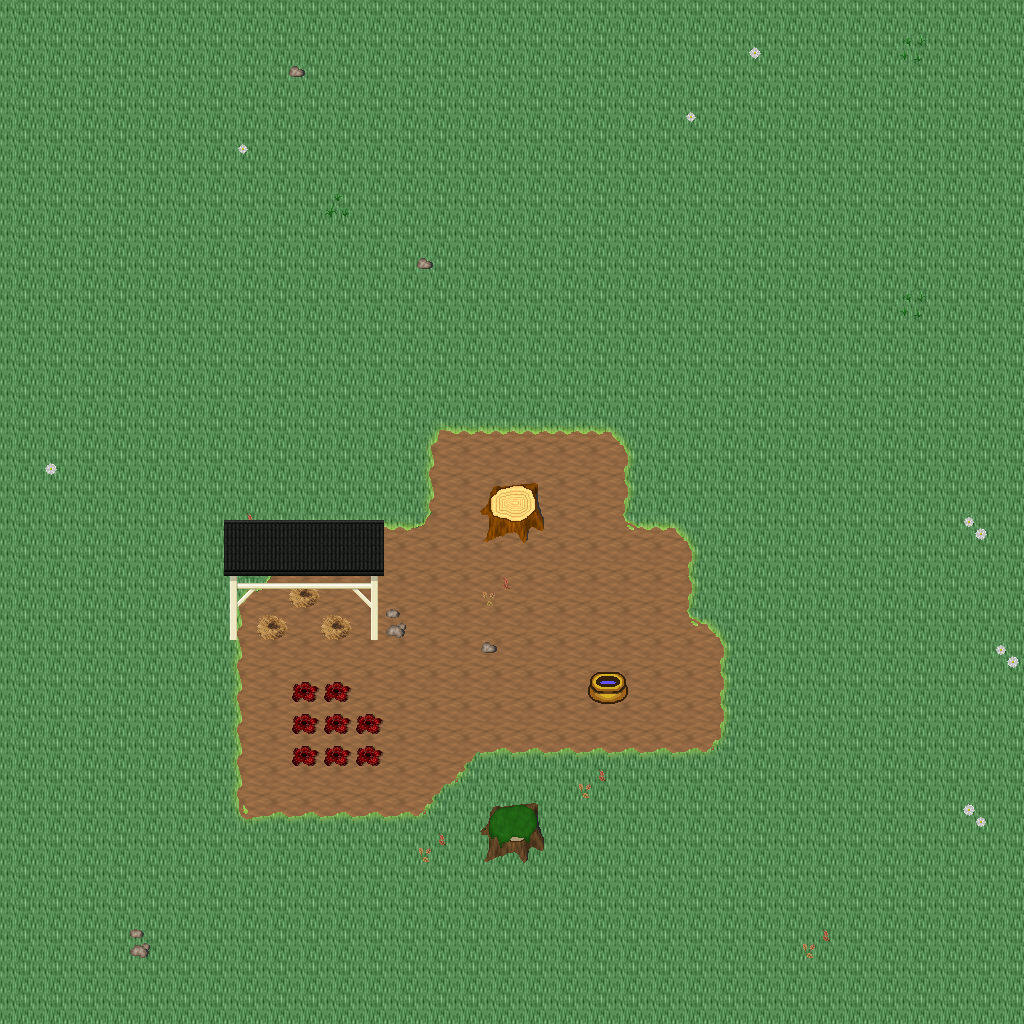

A 2D game scene composited from a Tiled map and its tileset images. What follows is a short description and the map's XML, with each tile layer's data collapsed to a summary:
An orthogonal 32x32 tile map with 32x32 px tiles, 5 tile layers (Ground, Objects, Objects2, Above, ...), 1 hidden layer not drawn, 35 tilesets.

<map version="1.10" tiledversion="1.11.0" orientation="orthogonal" renderorder="right-down" width="32" height="32" tilewidth="32" tileheight="32" infinite="0" nextlayerid="11" nextobjectid="1">
 <tileset firstgid="1" name="ground_ground" tilewidth="32" tileheight="32" tilecount="33" columns="3">
  <image source="../drawable/ground_ground.png" width="96" height="352" />
 </tileset>
 <tileset firstgid="34" name="ground_ice_ice" tilewidth="32" tileheight="32" tilecount="3" columns="3">
  <image source="../drawable/ground_ice_ice.png" width="96" height="32" />
 </tileset>
 <tileset firstgid="37" name="plant_flower_daisy_white" tilewidth="32" tileheight="32" tilecount="8" columns="2">
  <image source="../drawable/plant_flower_daisy_white.png" width="64" height="128" />
 </tileset>
 <tileset firstgid="45" name="ground_rock_pebbles" tilewidth="32" tileheight="32" tilecount="3" columns="1">
  <image source="../drawable/ground_rock_pebbles.png" width="32" height="96" />
 </tileset>
 <tileset firstgid="48" name="plant_grasses" tilewidth="32" tileheight="32" tilecount="6" columns="3">
  <image source="../drawable/plant_grasses.png" width="96" height="64" />
 </tileset>
 <tileset firstgid="54" name="plant_leaves" tilewidth="32" tileheight="32" tilecount="8" columns="4">
  <image source="../drawable/plant_leaves.png" width="128" height="64" />
 </tileset>
 <tileset firstgid="62" name="ground_grass_edges" tilewidth="32" tileheight="32" tilecount="36" columns="12">
  <image source="../drawable/ground_grass_edges.png" width="384" height="96" />
 </tileset>
 <tileset firstgid="98" name="plant_flower_daisy_yellow" tilewidth="32" tileheight="32" tilecount="8" columns="2">
  <image source="../drawable/plant_flower_daisy_yellow.png" width="64" height="128" />
 </tileset>
 <tileset firstgid="106" name="plant_bush_bushes" tilewidth="32" tileheight="32" tilecount="10" columns="5">
  <image source="../drawable/plant_bush_bushes.png" width="160" height="64" />
 </tileset>
 <tileset firstgid="116" name="plant_stump_stump_brown" tilewidth="32" tileheight="32" tilecount="4" columns="2">
  <image source="../drawable/plant_stump_stump_brown.png" width="64" height="64" />
 </tileset>
 <tileset firstgid="120" name="plant_stump_stump_green" tilewidth="32" tileheight="32" tilecount="4" columns="2">
  <image source="../drawable/plant_stump_stump_green.png" width="64" height="64" />
 </tileset>
 <tileset firstgid="124" name="item_pot_pot_golden" tilewidth="32" tileheight="32" tilecount="4" columns="4">
  <image source="../drawable/item_pot_pot_golden.png" width="128" height="32" />
 </tileset>
 <tileset firstgid="128" name="plant_tree_tree_darkgreen" tilewidth="32" tileheight="32" tilecount="88" columns="8">
  <image source="../drawable/plant_tree_tree_darkgreen.png" width="256" height="352" />
 </tileset>
 <tileset firstgid="216" name="plant_flower_daisy_blue" tilewidth="32" tileheight="32" tilecount="8" columns="2">
  <image source="../drawable/plant_flower_daisy_blue.png" width="64" height="128" />
 </tileset>
 <tileset firstgid="224" name="ground_water_water_bubbles" tilewidth="32" tileheight="32" tilecount="32" columns="8">
  <image source="../drawable/ground_water_water_bubbles.png" width="256" height="128" />
 </tileset>
 <tileset firstgid="256" name="ground_water_pool" tilewidth="32" tileheight="32" tilecount="72" columns="3">
  <image source="../drawable/ground_water_pool.png" width="96" height="768" />
 </tileset>
 <tileset firstgid="328" name="building_castle" tilewidth="32" tileheight="32" tilecount="320" columns="20">
  <image source="../drawable/building_castle.png" width="640" height="512" />
 </tileset>
 <tileset firstgid="648" name="ground_cobbled_paving" tilewidth="32" tileheight="32" tilecount="1" columns="1">
  <image source="../drawable/ground_cobbled_paving.png" width="32" height="32" />
 </tileset>
 <tileset firstgid="649" name="ground_grass_corners" tilewidth="32" tileheight="32" tilecount="24" columns="6">
  <image source="../drawable/ground_grass_corners.png" width="192" height="128" />
 </tileset>
 <tileset firstgid="673" name="building_fence_fence_chunky" tilewidth="32" tileheight="32" tilecount="21" columns="3">
  <image source="../drawable/building_fence_fence_chunky.png" width="96" height="224" />
 </tileset>
 <tileset firstgid="694" name="item_sign_large" tilewidth="32" tileheight="32" tilecount="15" columns="5">
  <image source="../drawable/item_sign_large.png" width="160" height="96" />
 </tileset>
 <tileset firstgid="709" name="building_decoration_fancy_gate" tilewidth="32" tileheight="32" tilecount="12" columns="3">
  <image source="../drawable/building_decoration_fancy_gate.png" width="96" height="128" />
 </tileset>
 <tileset firstgid="721" name="logic_creature_rodent" tilewidth="32" tileheight="32" tilecount="8" columns="8">
  <image source="../drawable/logic_creature_rodent.png" width="256" height="32" />
 </tileset>
 <tileset firstgid="729" name="logic_creature_animal" tilewidth="32" tileheight="32" tilecount="32" columns="8">
  <image source="../drawable/logic_creature_animal.png" width="256" height="128" />
 </tileset>
 <tileset firstgid="761" name="logic_item_mushroom" tilewidth="32" tileheight="32" tilecount="6" columns="6">
  <image source="../drawable/logic_item_mushroom.png" width="192" height="32" />
 </tileset>
 <tileset firstgid="767" name="logic_item_sheepfood" tilewidth="32" tileheight="32" tilecount="1" columns="1">
  <image source="../drawable/logic_item_sheepfood.png" width="32" height="32" />
 </tileset>
 <tileset firstgid="768" name="logic_collision" tilewidth="32" tileheight="32" tilecount="1" columns="1">
  <image source="../drawable/logic_collision.png" width="32" height="32" />
 </tileset>
 <tileset firstgid="769" name="logic_protection" tilewidth="32" tileheight="32" tilecount="2" columns="2">
  <image source="../drawable/logic_protection.png" width="64" height="32" />
 </tileset>
 <tileset firstgid="771" name="ground_green_paving" tilewidth="32" tileheight="32" tilecount="18" columns="3">
  <image source="../drawable/ground_green_paving.png" width="96" height="192" />
 </tileset>
 <tileset firstgid="789" name="item_hen_nest" tilewidth="32" tileheight="32" tilecount="1" columns="1">
  <image source="../drawable/item_hen_nest.png" width="32" height="32" />
 </tileset>
 <tileset firstgid="790" name="logic_item_dairy" tilewidth="32" tileheight="32" tilecount="1" columns="1">
  <image source="../drawable/logic_item_dairy.png" width="32" height="32" />
 </tileset>
 <tileset firstgid="791" name="light_door_light_ew" tilewidth="32" tileheight="32" tilecount="18" columns="6">
  <image source="../drawable/light_door_light_ew.png" width="192" height="96" />
 </tileset>
 <tileset firstgid="809" name="building_barnyard" tilewidth="32" tileheight="32" tilecount="200" columns="8">
  <image source="../drawable/building_barnyard.png" width="256" height="800" />
 </tileset>
 <tileset firstgid="1009" name="logic_creature_reptile" tilewidth="32" tileheight="32" tilecount="7" columns="7">
  <image source="../drawable/logic_creature_reptile.png" width="224" height="32" />
 </tileset>
 <tileset firstgid="1016" name="logic_creature_fowl" tilewidth="32" tileheight="32" tilecount="6" columns="6">
  <image source="../drawable/logic_creature_fowl.png" width="192" height="32" />
 </tileset>
 <layer id="1" name="Ground" width="32" height="32">
  <data>[1024 cells, 1024 non-empty, 2 distinct tile ids]</data>
 </layer>
 <layer id="2" name="Objects" width="32" height="32">
  <data>[1024 cells, 85 non-empty, 29 distinct tile ids]</data>
 </layer>
 <layer id="3" name="Objects2" width="32" height="32">
  <data>[1024 cells, 12 non-empty, 6 distinct tile ids]</data>
 </layer>
 <layer id="4" name="Above" width="32" height="32">
  <data>[1024 cells, 15 non-empty, 9 distinct tile ids]</data>
 </layer>
 <layer id="5" name="Above2" width="32" height="32">
  <data>[1024 cells, 0 non-empty, 0 distinct tile ids]</data>
 </layer>
 <layer id="6" name="Walkable" width="32" height="32" visible="0">
  <data>[1024 cells, 22 non-empty, 1 distinct tile ids]</data>
 </layer>
 <objectgroup id="7" name="Mapevents" />
 <objectgroup id="8" name="Spawn" />
 <objectgroup id="9" name="Keys" />
 <objectgroup id="10" name="Replace" />
</map>
